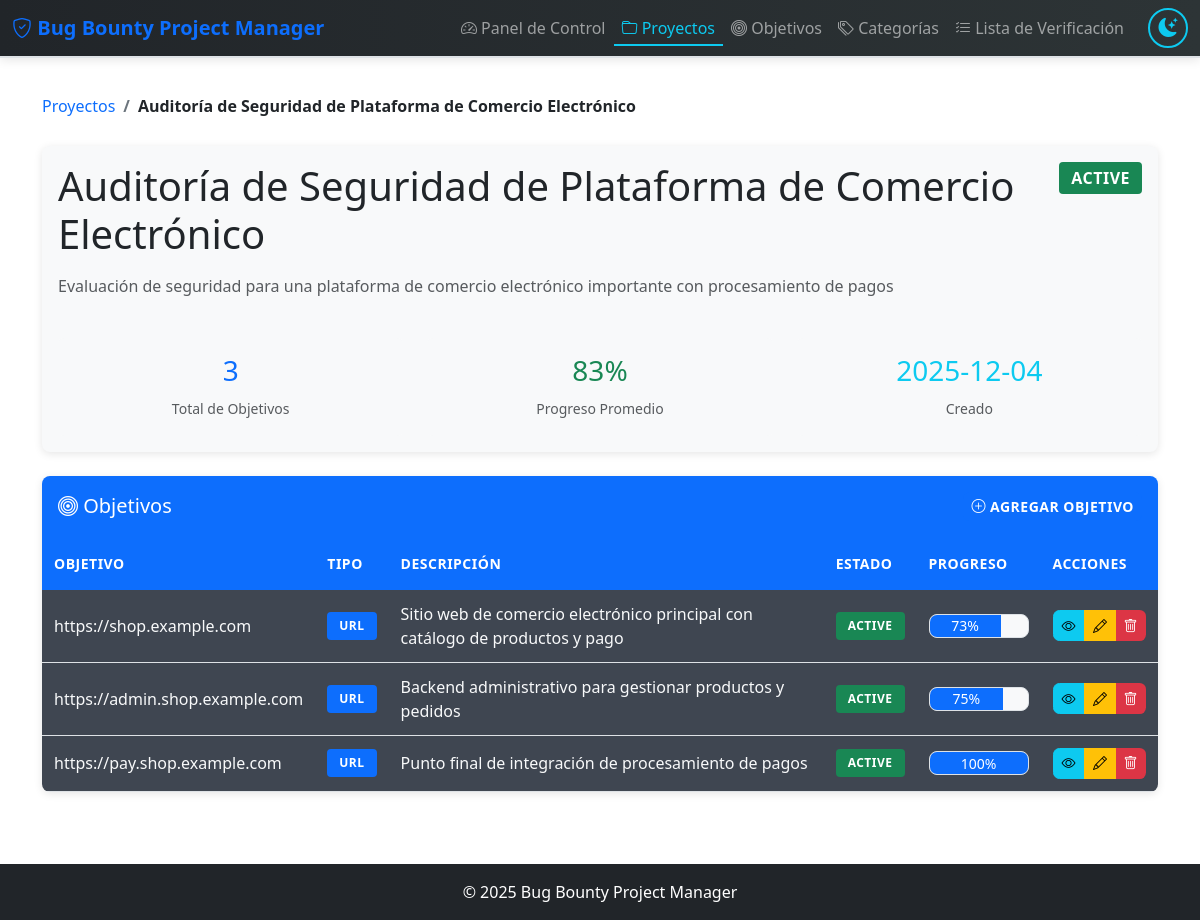
/projects/1, run on the app's committed database.
### tables this page shows
CREATE TABLE IF NOT EXISTS projects (
    id INT AUTO_INCREMENT PRIMARY KEY,
    name VARCHAR(255) NOT NULL,
    description TEXT,
    status VARCHAR(50) DEFAULT 'active',
    created_at TIMESTAMP DEFAULT CURRENT_TIMESTAMP,
    updated_at TIMESTAMP DEFAULT CURRENT_TIMESTAMP ON UPDATE CURRENT_TIMESTAMP
);

CREATE TABLE IF NOT EXISTS targets (
    id INT AUTO_INCREMENT PRIMARY KEY,
    project_id INT NOT NULL,
    name VARCHAR(255) NOT NULL,
    target VARCHAR(500),
    target_type ENUM('url', 'ip', 'domain') DEFAULT 'url',
    description TEXT,
    status VARCHAR(50) DEFAULT 'active',
    progress DECIMAL(5,2) DEFAULT 0.00,
    notes TEXT,
    aggregated_notes TEXT,
    created_at TIMESTAMP DEFAULT CURRENT_TIMESTAMP,
    updated_at TIMESTAMP DEFAULT CURRENT_TIMESTAMP ON UPDATE CURRENT_TIMESTAMP,
    FOREIGN KEY (project_id) REFERENCES projects(id) ON DELETE CASCADE
);

### app/Controllers/ProjectController.php (called while the page is built, shortened)
<?php
class ProjectController extends Controller
{
    private Project $model;
    public function __construct()
    {
        $this->model = new Project();
    }
    public function show(int $id): void
    {
        $project = $this->model->getWithTargets($id);
        $this->view('projects.show', ['project' => $project]);
    }
}

### app/Core/Router.php (called while the page is built, shortened)
<?php
class Router
{
    private array $routes = [];
    private string $basePath = '';
    public function __construct(string $basePath = '')
    {
        $this->basePath = rtrim($basePath, '/');
    }
    private function addRoute(string $method, string $path, callable|array $handler): void
    {
        $path = $this->basePath . $path;
        $this->routes[] = [
            'method' => $method,
            'path' => $path,
            'handler' => $handler,
            'pattern' => $this->compileRoute($path)
        ];
    }
    private function compileRoute(string $path): string
    {
        $pattern = preg_replace('/\{([a-zA-Z_][a-zA-Z0-9_]*)\}/', '(?P<$1>[^/]+)', $path);
        return '#^' . $pattern . '$#';
    }
    public function dispatch(string $method, string $uri): mixed
    {
        $uri = strtok($uri, '?');
        $uri = rtrim($uri, '/') ?: '/';
        foreach ($this->routes as $route) {
            if (preg_match($route['pattern'], $uri, $matches)) {
                $params = array_filter($matches, 'is_string', ARRAY_FILTER_USE_KEY);
                return $this->callHandler($route['handler'], $params);
            }
        }
        return $this->notFound();
    }
    private function callHandler(callable|array $handler, array $params): mixed
    {
        if (is_array($handler)) {
            [$controller, $method] = $handler;
            $controller = new $controller();
            return $controller->$method(...array_values($params));
        }
        return $handler(...array_values($params));
    }
}

### public/index.php (called while the page is built, shortened)
<?php
$router = new \App\Core\Router();
$method = $_SERVER['REQUEST_METHOD'];
$uri = parse_url($_SERVER['REQUEST_URI'], PHP_URL_PATH);
try {
    $result = $router->dispatch($method, $uri);
} catch (\Exception $e) {
    http_response_code(500);
    if ($_SERVER['HTTP_ACCEPT'] === 'application/json' || str_starts_with($uri, '/api/')) {
        header('Content-Type: application/json');
        echo json_encode(['error' => $e->getMessage()]);
    } else {
        echo "Error: " . $e->getMessage();
    }
}

### config/database.php (called while the page is built)
<?php
return [
    'host' => getenv('DB_HOST') ?: 'db',
    'port' => getenv('DB_PORT') ?: '3306',
    'database' => getenv('DB_NAME') ?: 'bbpm_db',
    'username' => getenv('DB_USER') ?: 'bbpm_user',
    'password' => getenv('DB_PASS') ?: 'bbpm_password',
    'charset' => 'utf8mb4',
    'options' => [
        PDO::ATTR_ERRMODE => PDO::ERRMODE_EXCEPTION,
        PDO::ATTR_DEFAULT_FETCH_MODE => PDO::FETCH_ASSOC,
        PDO::ATTR_EMULATE_PREPARES => false,
        PDO::MYSQL_ATTR_INIT_COMMAND => 'SET NAMES utf8mb4 COLLATE utf8mb4_unicode_ci'
    ]
];

### app/Core/Database.php (called while the page is built, shortened)
<?php
class Database
{
    private static ?PDO $instance = null;
    public static function getInstance(): PDO
    {
        if (self::$instance === null) {
            $config = require __DIR__ . '/../../config/database.php';
            $dsn = sprintf(
                'mysql:host=%s;port=%s;dbname=%s;charset=%s',
                $config['host'],
                $config['port'],
                $config['database'],
                $config['charset']
            );
            try {
                self::$instance = new PDO(
                    $dsn,
                    $config['username'],
                    $config['password'],
                    $config['options']
                );
            } catch (PDOException $e) {
                throw new PDOException('Database connection failed: ' . $e->getMessage());
            }
        }
        return self::$instance;
    }
}

### app/Models/Project.php (called while the page is built, shortened)
<?php
class Project extends Model
{
    public function getWithTargets(int $id): ?array
    {
        $sql = "SELECT * FROM projects WHERE id = ?";
        $stmt = $this->query($sql, [$id]);
        $project = $stmt->fetch();
        $sql = "
            SELECT t.*,
                   COUNT(tc.id) as total_items,
                   SUM(CASE WHEN tc.is_checked THEN 1 ELSE 0 END) as completed_items,
                   COALESCE(
                       ROUND((SUM(CASE WHEN tc.is_checked THEN 1 ELSE 0 END) / COUNT(tc.id)) * 100, 2),
                       0
                   ) as progress
            FROM targets t
            LEFT JOIN target_checklist tc ON t.id = tc.target_id
            WHERE t.project_id = ?
            GROUP BY t.id
            ORDER BY t.created_at DESC
        ";
        $stmt = $this->query($sql, [$id]);
        $project['targets'] = $stmt->fetchAll();
        $totalProgress = 0;
        $targetCount = count($project['targets']);
        foreach ($project['targets'] as $target) {
            $totalProgress += $target['progress'] ?? 0;
        }
        $project['avg_progress'] = $targetCount > 0 ? round($totalProgress / $targetCount, 2) : 0;
        $project['target_count'] = $targetCount;
        return $project;
    }
}

### app/Core/Model.php (called while the page is built, shortened)
<?php
abstract class Model
{
    protected PDO $db;
    public function __construct()
    {
        $this->db = Database::getInstance();
    }
    public function query(string $sql, array $params = []): \PDOStatement
    {
        $stmt = $this->db->prepare($sql);
        $stmt->execute($params);
        return $stmt;
    }
}

### app/Views/projects/show.php (the view, shortened to what this page needs)
<div class="container">
    <nav aria-label="breadcrumb">
        <ol class="breadcrumb">
            <li class="breadcrumb-item"><a href="/projects">Proyectos</a></li>
            <li class="breadcrumb-item active"><?= htmlspecialchars($project['name']) ?></li>
        </ol>
    </nav>
    <div class="card mb-4">
        <div class="card-body">
            <div class="d-flex justify-content-between align-items-start">
                <div>
                    <h1 class="mb-3"><?= htmlspecialchars($project['name']) ?></h1>
                    <p class="text-muted"><?= htmlspecialchars($project['description'] ?? '') ?></p>
                </div>
                <span class="badge bg-<?= $project['status'] === 'active' ? 'success' : 'secondary' ?> fs-6">
                    <?= htmlspecialchars($project['status'] ?? 'active') ?>
                </span>
            </div>
            <div class="row mt-4">
                <div class="col-md-4">
                    <div class="text-center p-3 bg-light rounded">
                        <h3 class="text-primary"><?= $project['target_count'] ?? 0 ?></h3>
                        <small class="text-muted">Total de Objetivos</small>
                    </div>
                </div>
                <div class="col-md-4">
                    <div class="text-center p-3 bg-light rounded">
                        <h3 class="text-success"><?= round($project['avg_progress'] ?? 0) ?>%</h3>
                        <small class="text-muted">Progreso Promedio</small>
                    </div>
                </div>
                <div class="col-md-4">
                    <div class="text-center p-3 bg-light rounded">
                        <h3 class="text-info"><?= date('Y-m-d', strtotime($project['created_at'])) ?></h3>
                        <small class="text-muted">Creado</small>
                    </div>
                </div>
            </div>
        </div>
    </div>
    <div class="card">
        <div class="card-header d-flex justify-content-between align-items-center">
            <h5 class="mb-0"><i class="bi bi-bullseye"></i> Objetivos</h5>
            <button class="btn btn-sm btn-primary" data-bs-toggle="modal" data-bs-target="#createTargetModal">
                <i class="bi bi-plus-circle"></i> Agregar Objetivo
            </button>
        </div>
        <div class="card-body p-0">
            <?php if (empty($project['targets'])): ?>
                <p class="text-muted p-3">Sin objetivos aún. ¡Agrega tu primer objetivo!</p>
            <?php else: ?>
                <div class="table-responsive">
                    <table class="table table-hover mb-0">
                        <thead>
                            <tr>
                                <th>Objetivo</th>
                                <th>Tipo</th>
                                <th>Descripción</th>
                                <th>Estado</th>
                                <th>Progreso</th>
                                <th class="actions-cell">Acciones</th>
                            </tr>
                        </thead>
                        <tbody>
                            <?php foreach ($project['targets'] as $target): ?>
                                <tr class="clickable-row" data-href="/targets/<?= $target['id'] ?>" style="cursor: pointer;">
                                    <td>
                                        <?php if ($target['target_type'] === 'url'): ?>
                                            <a href="<?= htmlspecialchars($target['target']) ?>" target="_blank" onclick="event.stopPropagation();"><?= htmlspecialchars($target['target']) ?></a>
                                        <?php else: ?>
                                            <?= htmlspecialchars($target['target']) ?>
                                        <?php endif; ?>
                                    </td>
                                    <td>
                                        <span class="badge bg-<?= $target['target_type'] === 'url' ? 'primary' : ($target['target_type'] === 'ip' ? 'info' : 'secondary') ?>">
                                            <?= ucfirst(htmlspecialchars($target['target_type'])) ?>
                                        </span>
                                    </td>
                                    <td><?= htmlspecialchars($target['description'] ?? '') ?></td>
                                    <td>
                                        <span class="badge bg-<?= $target['status'] === 'active' ? 'success' : 'secondary' ?>">
                                            <?= htmlspecialchars($target['status'] ?? 'active') ?>
                                        </span>
                                    </td>
                                    <td>
                                        <div class="progress" style="width: 100px;">
                                            <div class="progress-bar" role="progressbar"
                                                 style="width: <?= $target['progress'] ?? 0 ?>%"
                                                 aria-valuenow="<?= $target['progress'] ?? 0 ?>"
                                                 aria-valuemin="0" aria-valuemax="100">
                                                <?= round($target['progress'] ?? 0) ?>%
                                            </div>
                                        </div>
                                    </td>
                                    <td class="actions-cell">
                                        <div class="btn-group btn-group-sm">
                                            <a href="/targets/<?= $target['id'] ?>"
                                               class="btn btn-info"
                                               title="Ver">
                                                <i class="bi bi-eye"></i>
                                            </a>
                                            <button class="btn btn-warning"
                                                    type="button"
                                                    onclick="editTarget(<?= htmlspecialchars(json_encode($target)) ?>, <?= $project['id'] ?>)"
                                                    title="Editar">
                                                <i class="bi bi-pencil"></i>
                                            </button>
                                            <button class="btn btn-danger btn-delete"
                                                    data-url="/targets/<?= $target['id'] ?>"
                                                    data-confirm="¿Eliminar este objetivo?"
                                                    title="Eliminar">
                                                <i class="bi bi-trash"></i>
                                            </button>
                                        </div>
                                    </td>
                                </tr>
                            <?php endforeach; ?>
                        </tbody>
                    </table>
                </div>
            <?php endif; ?>
        </div>
    </div>
</div>

### data on the page
projects: name "Auditoría de Seguridad de Plataforma de Comercio Electrónico", description "Evaluación de seguridad para una plataforma de comercio electrónico importante con procesamiento de pagos", status "ACTIVE", created_at "2025-12-04"
targets: target "https://shop.example.com", target_type "URL", description "Sitio web de comercio electrónico principal con catálogo de productos y pago", status "ACTIVE", $target['progress'] 72.73 (drawn), progress "73"
targets: target "https://admin.shop.example.com", target_type "URL", description "Backend administrativo para gestionar productos y pedidos", status "ACTIVE", $target['progress'] 75.00 (drawn), progress "75"
targets: target "https://pay.shop.example.com", target_type "URL", description "Punto final de integración de procesamiento de pagos", status "ACTIVE", $target['progress'] 100.00 (drawn), progress "100"

### other printed values
$project['target_count'] "3"
$project['avg_progress'] "83"
